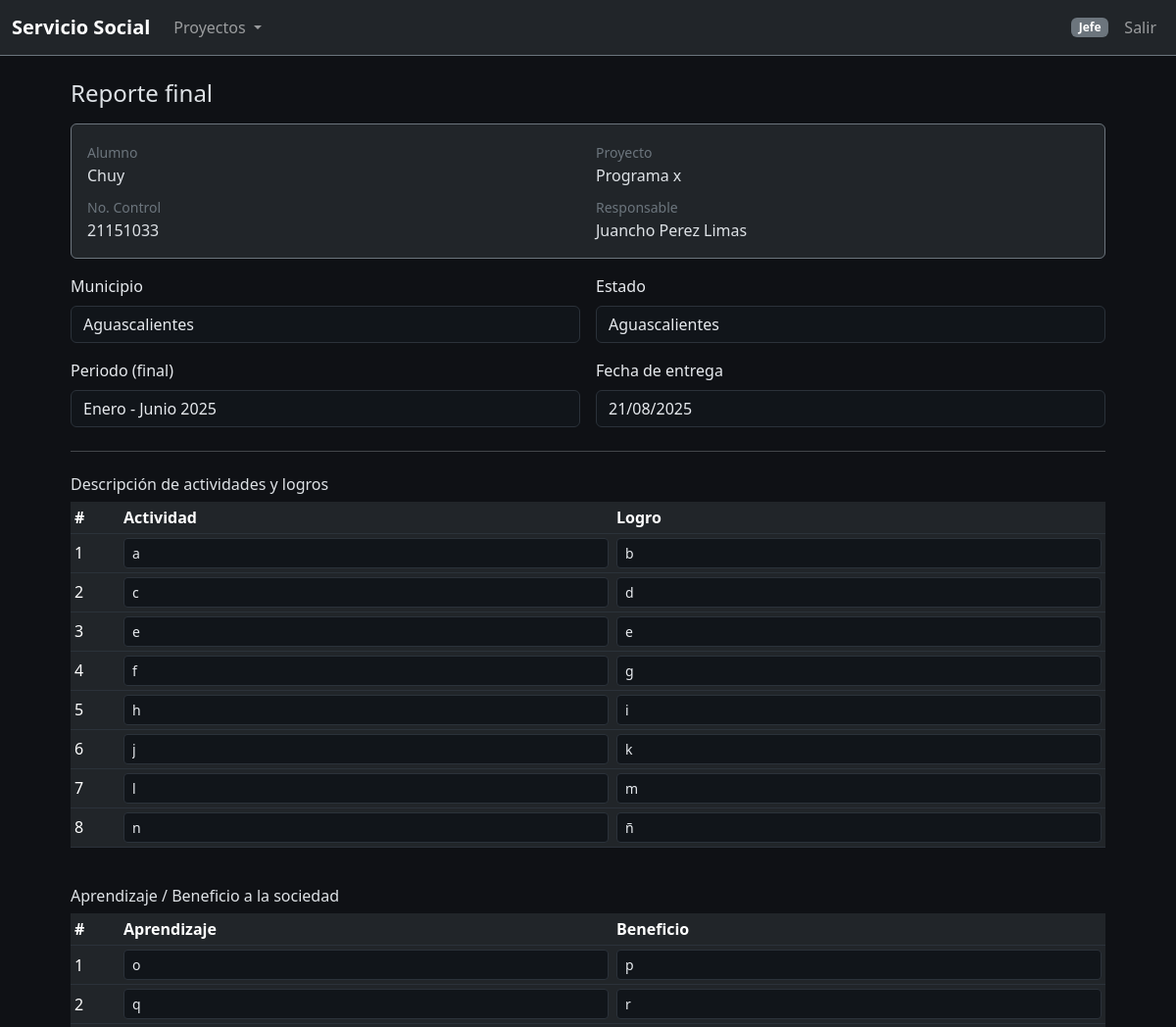
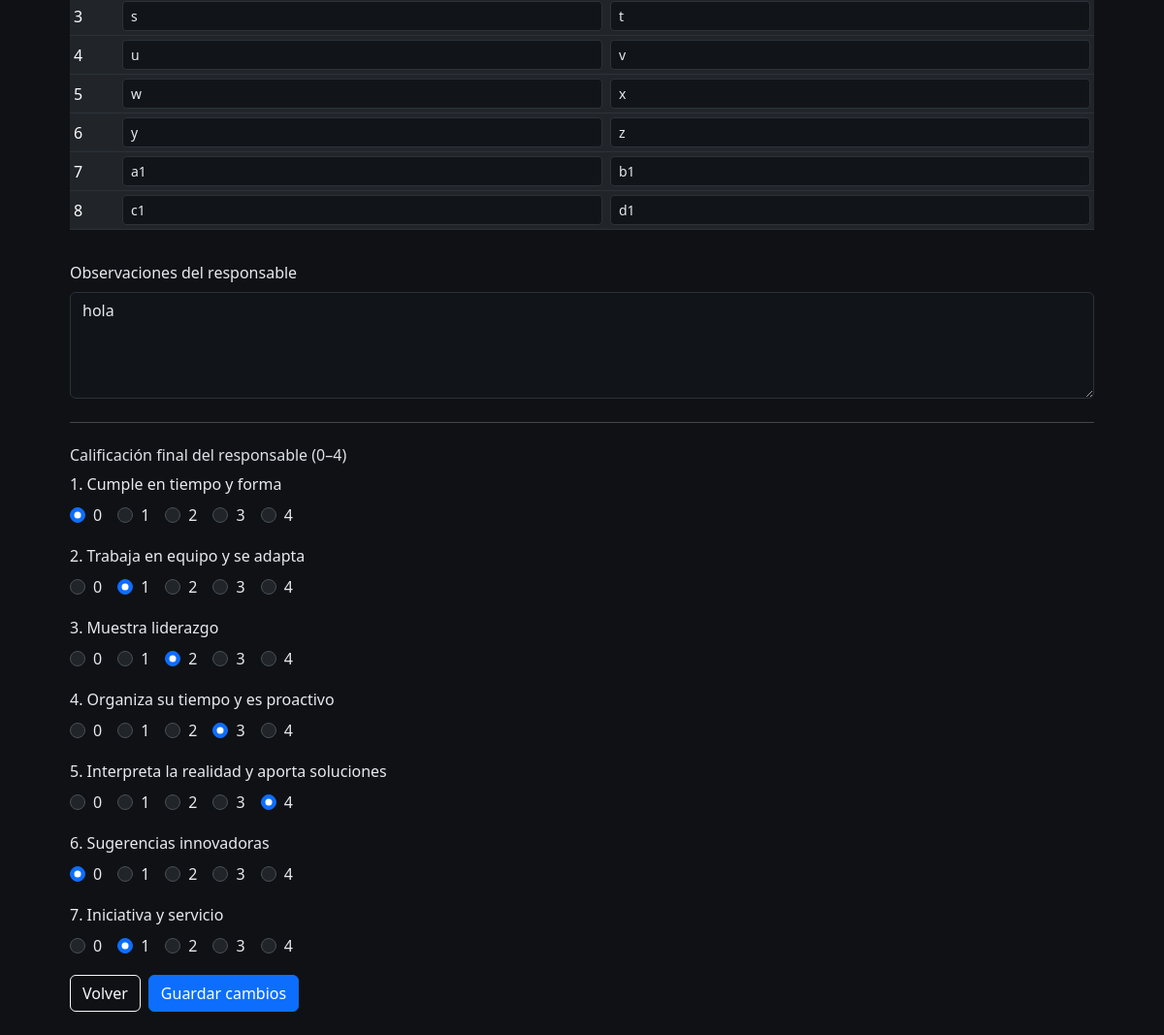
The app's page /proyectos/final/5/1/editar (signed in) with its own data (2 pictures, top to bottom).
### app/models.py (models this page shows, shortened)
class User(UserMixin, db.Model):
    __tablename__ = "users"
    id            = db.Column(db.Integer, primary_key=True)
    nombre        = db.Column(db.String(120), nullable=False)          # nombre para mostrar
    email         = db.Column(db.String(120), unique=True, nullable=False)
    password_hash = db.Column(db.String(255), nullable=False)
    rol           = db.Column(db.String(20), nullable=False, default="alumno")
    activo        = db.Column(db.Boolean, default=True)
    ap_paterno = db.Column(db.String(120))
    ap_materno = db.Column(db.String(120))
    nombres    = db.Column(db.String(120))  # si lo quieres separado
    no_control = db.Column(db.String(50))
    carrera    = db.Column(db.String(120))
    departamento_id = db.Column(db.Integer, db.ForeignKey("departamentos.id"))
    departamento    = db.relationship(
        "Departamento",
        foreign_keys=[departamento_id],   # evita ambigüedad
        backref="miembros",
    )

class Proyecto(db.Model):
    __tablename__ = "proyectos"
    id = db.Column(db.Integer, primary_key=True)
    nombre = db.Column(db.String(200), nullable=False)
    nombre_programa    = db.Column(db.String(200), nullable=True)
    nombre_dependencia = db.Column(db.String(200), nullable=True)
    nombre_responsable = db.Column(db.String(200), nullable=True)
    cargo_responsable  = db.Column(db.String(200), nullable=True)
    municipio = db.Column(db.String(120))
    estado    = db.Column(db.String(120))
    departamento_id = db.Column(db.Integer, db.ForeignKey("departamentos.id"), nullable=True)
    responsable_id  = db.Column(db.Integer, db.ForeignKey("users.id"), nullable=True)
    extras          = db.Column(db.JSON, default=dict)
    departamento = db.relationship("Departamento", foreign_keys=[departamento_id], backref="proyectos")
    responsable_user = db.relationship("User", foreign_keys=[responsable_id], backref="proyectos_responsables")
    resp_cargo   = db.Column(db.String(120))
    resp_tel     = db.Column(db.String(50))
    resp_correo  = db.Column(db.String(120))
    resp_horario = db.Column(db.String(120))
    periodo_realizacion       = db.Column(db.String(120))
    beneficiarios_personas    = db.Column(db.Integer)
    beneficiarios_comunidades = db.Column(db.Integer)
    impacto_pais      = db.Column(db.Boolean, default=False)
    impacto_inclusion = db.Column(db.Boolean, default=False)
    impacto_medioamb  = db.Column(db.Boolean, default=False)
    num_estudiantes = db.Column(db.Integer)
    car_tics        = db.Column(db.Boolean, default=False)
    car_admon       = db.Column(db.Boolean, default=False)
    car_quimica     = db.Column(db.Boolean, default=False)
    car_industrial  = db.Column(db.Boolean, default=False)
    car_mecanica    = db.Column(db.Boolean, default=False)
    car_electrica   = db.Column(db.Boolean, default=False)
    car_electronica = db.Column(db.Boolean, default=False)
    car_ges_emp     = db.Column(db.Boolean, default=False)
    car_materiales  = db.Column(db.Boolean, default=False)
    turno_mat = db.Column(db.Boolean, default=False)
    turno_ves = db.Column(db.Boolean, default=False)
    objetivo = db.Column(db.Text)
    metas    = db.Column(db.Text)
    area_agro    = db.Column(db.Boolean, default=False)
    area_salud   = db.Column(db.Boolean, default=False)
    area_exactas = db.Column(db.Boolean, default=False)
    area_social  = db.Column(db.Boolean, default=False)
    area_edu     = db.Column(db.Boolean, default=False)
    area_ing     = db.Column(db.Boolean, default=False)
    cronograma_json = db.Column(db.Text)

### app/views/proyectos.py (the view, shortened to what this page needs)
@proy_bp.route("/final/<int:alumno_id>/<int:proyecto_id>/editar", methods=["GET", "POST"], endpoint="final_editar")
@login_required
def final_editar(alumno_id: int, proyecto_id: int):
    alumno = User.query.get_or_404(alumno_id)
    p = Proyecto.query.get_or_404(proyecto_id)
    if not _es_responsable_o_admin(p):
        flash("Sin permisos.", "warning")
        return redirect(url_for("proyectos.lista"))
    rb3 = ReporteBimestral.query.filter_by(
        alumno_id=alumno_id, proyecto_id=proyecto_id, numero=3
    ).first()
    ex = p.extras or {}
    form_data = {}
    for k in (
        "Municipio", "Estado", "Periodo_Final", "Fecha_Entrega_Final", "Observaciones_Encargado"
    ):
        form_data[k] = ex.get(k, "")
    for i in range(1, 9):
        form_data[f"Actividad_Final_{i}"] = ex.get(f"Actividad_Final_{i}", "")
        form_data[f"Logro_Final_{i}"] = ex.get(f"Logro_Final_{i}", "")
        form_data[f"Aprendizaje_Final_{i}"] = ex.get(f"Aprendizaje_Final_{i}", "")
        form_data[f"Beneficio_Final_{i}"] = ex.get(f"Beneficio_Final_{i}", "")
    if rb3:
        for i in range(1, 8):
            form_data[f"resp_{i}"] = getattr(rb3, f"resp_{i}", None)
    else:
        for i in range(1, 8):
            form_data[f"resp_{i}"] = None
    volver_url = url_for("proyectos.bimestres_list", alumno_id=alumno_id, proyecto_id=proyecto_id)
    return render_template(
        "proyectos/final_form.html",
        alumno=alumno,
        proyecto=p,
        form_data=form_data,
        volver_url=volver_url,
    )

### app/roles.py (called while the page is built)
def register_template_utils(app):
    @app.context_processor
    def inject_perms():
        return {
            "can": (lambda p: _can(current_user, p)),
            "is_role": (lambda r: getattr(current_user, "rol", None) == r),
        }

### app/views/proyectos.py (called while the page is built)
def _es_responsable_o_admin(p: Proyecto) -> bool:
    rol = getattr(current_user, "rol", None)
    if rol in {"admin", "jefe", "laboratorista"}:
        return True
    if getattr(p, "responsable_id", None) and p.responsable_id == current_user.id:
        return True
    return False

### templates/proyectos/final_form.html (shortened to what this page needs)
{% extends "base.html" %}
{% block content %}
<h4 class="mb-3">Reporte final</h4>
<div class="card bg-dark border-secondary mb-3">
    <div class="card-body">
        <div class="row g-3">
            <div class="col-md-6">
                <div><small class="text-secondary">Alumno</small>
                    <div>{{ alumno.nombre }}</div>
                </div>
                <div class="mt-2"><small class="text-secondary">No. Control</small>
                    <div>{{ alumno.no_control or alumno.num_control or '' }}</div>
                </div>
            </div>
            <div class="col-md-6">
                <div><small class="text-secondary">Proyecto</small>
                    <div>{{ proyecto.nombre or proyecto.nombre_programa }}</div>
                </div>
                <div class="mt-2"><small class="text-secondary">Responsable</small>
                    <div>{{ proyecto.nombre_responsable or (proyecto.responsable_user.nombre if
                        proyecto.responsable_user else '-') }}</div>
                </div>
            </div>
        </div>
    </div>
</div>
<form method="post">
    {% set fd = form_data|default({}) %}
    {% macro val(name, dflt='') -%}
    {{ fd.get(name, dflt) }}
    {%- endmacro %}
    {% macro radio5(name, label) -%}
    <div class="mb-3">
        <label class="form-label">{{ label }}</label>
        <div class="d-flex gap-3 flex-wrap">
            {% for v in [0,1,2,3,4] %}
            <div class="form-check">
                <input class="form-check-input" type="radio" name="{{ name }}" id="{{ name }}_{{ v }}" value="{{ v }}"
                    {% if fd.get(name) is not none and (fd.get(name)|int)==v %}checked{% endif %}>
                <label class="form-check-label" for="{{ name }}_{{ v }}">{{ v }}</label>
            </div>
            {% endfor %}
        </div>
    </div>
    {%- endmacro %}
    <div class="row g-3">
        <div class="col-md-6">
            <label class="form-label">Municipio</label>
            <input name="Municipio" class="form-control" value="{{ val('Municipio') }}">
        </div>
        <div class="col-md-6">
            <label class="form-label">Estado</label>
            <input name="Estado" class="form-control" value="{{ val('Estado') }}">
        </div>
        <div class="col-md-6">
            <label class="form-label">Periodo (final)</label>
            <input name="Periodo_Final" class="form-control" value="{{ val('Periodo_Final') }}">
        </div>
        <div class="col-md-6">
            <label class="form-label">Fecha de entrega</label>
            <input name="Fecha_Entrega_Final" class="form-control" value="{{ val('Fecha_Entrega_Final') }}">
        </div>
    </div>
    <hr class="my-4">
    <h6 class="mb-2">Descripción de actividades y logros</h6>
    <div class="table-responsive">
        <table class="table table-dark table-sm align-middle">
            <thead>
                <tr>
                    <th style="width:50px;">#</th>
                    <th>Actividad</th>
                    <th>Logro</th>
                </tr>
            </thead>
            <tbody>
                {% for i in range(1,9) %}
                <tr>
                    <td>{{ i }}</td>
                    <td>
                        <input name="Actividad_Final_{{ i }}" class="form-control form-control-sm"
                            value="{{ val('Actividad_Final_' ~ i) }}">
                    </td>
                    <td>
                        <input name="Logro_Final_{{ i }}" class="form-control form-control-sm"
                            value="{{ val('Logro_Final_' ~ i) }}">
                    </td>
                </tr>
                {% endfor %}
            </tbody>
        </table>
    </div>
    <h6 class="mb-2 mt-4">Aprendizaje / Beneficio a la sociedad</h6>
    <div class="table-responsive">
        <table class="table table-dark table-sm align-middle">
            <thead>
                <tr>
                    <th style="width:50px;">#</th>
                    <th>Aprendizaje</th>
                    <th>Beneficio</th>
                </tr>
            </thead>
            <tbody>
                {% for i in range(1,9) %}
                <tr>
                    <td>{{ i }}</td>
                    <td>
                        <input name="Aprendizaje_Final_{{ i }}" class="form-control form-control-sm"
                            value="{{ val('Aprendizaje_Final_' ~ i) }}">
                    </td>
                    <td>
                        <input name="Beneficio_Final_{{ i }}" class="form-control form-control-sm"
                            value="{{ val('Beneficio_Final_' ~ i) }}">
                    </td>
                </tr>
                {% endfor %}
            </tbody>
        </table>
    </div>
    <div class="mb-3 mt-3">
        <label class="form-label">Observaciones del responsable</label>
        <textarea name="Observaciones_Encargado" class="form-control"
            rows="4">{{ val('Observaciones_Encargado') }}</textarea>
    </div>
    <hr class="my-4">
    <h6 class="mb-2">Calificación final del responsable (0–4)</h6>
    {{ radio5('resp_1', '1. Cumple en tiempo y forma') }}
    {{ radio5('resp_2', '2. Trabaja en equipo y se adapta') }}
    {{ radio5('resp_3', '3. Muestra liderazgo') }}
    {{ radio5('resp_4', '4. Organiza su tiempo y es proactivo') }}
    {{ radio5('resp_5', '5. Interpreta la realidad y aporta soluciones') }}
    {{ radio5('resp_6', '6. Sugerencias innovadoras') }}
    {{ radio5('resp_7', '7. Iniciativa y servicio') }}
    <div class="d-flex gap-2 mt-3">
        <a href="{{ volver_url or url_for('proyectos.lista') }}" class="btn btn-outline-light">Volver</a>
        <button class="btn btn-primary">{{ 'Guardar cambios' if form_data else 'Guardar' }}</button>
    </div>
</form>
{% endblock %}

### templates/base.html (shortened to what this page needs)
<!doctype html>
<html lang="es" data-bs-theme="dark">
<head>
  <link href="https://cdn.jsdelivr.net/npm/bootstrap@5.3.2/dist/css/bootstrap.min.css" rel="stylesheet">
  <link href="{{ url_for('static', filename='css/app.css') }}" rel="stylesheet">
</head>
<body>
  <nav class="navbar navbar-expand-lg navbar-dark bg-dark border-bottom border-secondary">
    <div class="container-fluid">
      <a class="navbar-brand" href="{{ url_for('proyectos.lista') }}">Servicio Social</a>
      <div class="collapse navbar-collapse" id="topNav">
        <ul class="navbar-nav me-auto mb-2 mb-lg-0">
          {% if current_user.is_authenticated %}
          <li class="nav-item dropdown">
            <a class="nav-link dropdown-toggle" href="#" role="button" data-bs-toggle="dropdown" aria-expanded="false">
              Proyectos
            </a>
          </li>
          {% endif %}
        </ul>
        <ul class="navbar-nav ms-auto">
          {% if current_user.is_authenticated %}
          <li class="nav-item d-flex align-items-center me-2">
            <span class="badge text-bg-secondary role-badge">{{ current_user.rol }}</span>
          </li>
          <li class="nav-item">
            <a class="nav-link" href="{{ url_for('auth.logout') }}">Salir</a>
          </li>
          {% else %}
          <li class="nav-item">
            <a class="nav-link" href="{{ url_for('auth.login') }}">Entrar</a>
          </li>
          {% endif %}
        </ul>
      </div>
    </div>
  </nav>
  <main class="container container-narrow py-4">
    {% block content %}{% endblock %}
  </main>
</body>
</html>

### static/css/app.css (style rules this page uses)
:root { --app-bg: #151a1f; --app-bg-2: #1b2127; --panel: #20262d; }
.form-label, label { color: #e7eaee; }
.form-control, .form-select { background: #11151a; border-color: #2b323a; color: #e7eaee; }
.table thead th { border-bottom: 1px solid #343b44; }
.table td, .table th { border-color: #2b323a !important; }

### templates/base.html (style rules this page uses)
body { background-color: #0f1115; }
.navbar-brand { font-weight: 600; }
.role-badge { text-transform: capitalize; }
.container-narrow { max-width: 1080px; }

### records on screen
User: rol "Jefe"
User: nombre "Chuy", no_control "21151033"
Proyecto: nombre "Programa x", nombre_responsable "Juancho Perez Limas"

### other values on screen
{{ i }} "1" "2" "3" "4" "5" "6" "7" "8"
{{ v }} "0" "1" "2" "3" "4" "0" "1" "2" "3" "4" "0" "1" "2" "3" "4" "0" "1" "2" "3" "4" "0" "1" "2" "3" "4" "0" "1" "2" "3" "4" "0" "1" "2" "3" "4"
{{ 'Guardar cambios' if form_data else 'Guardar' }} "Guardar cambios"
